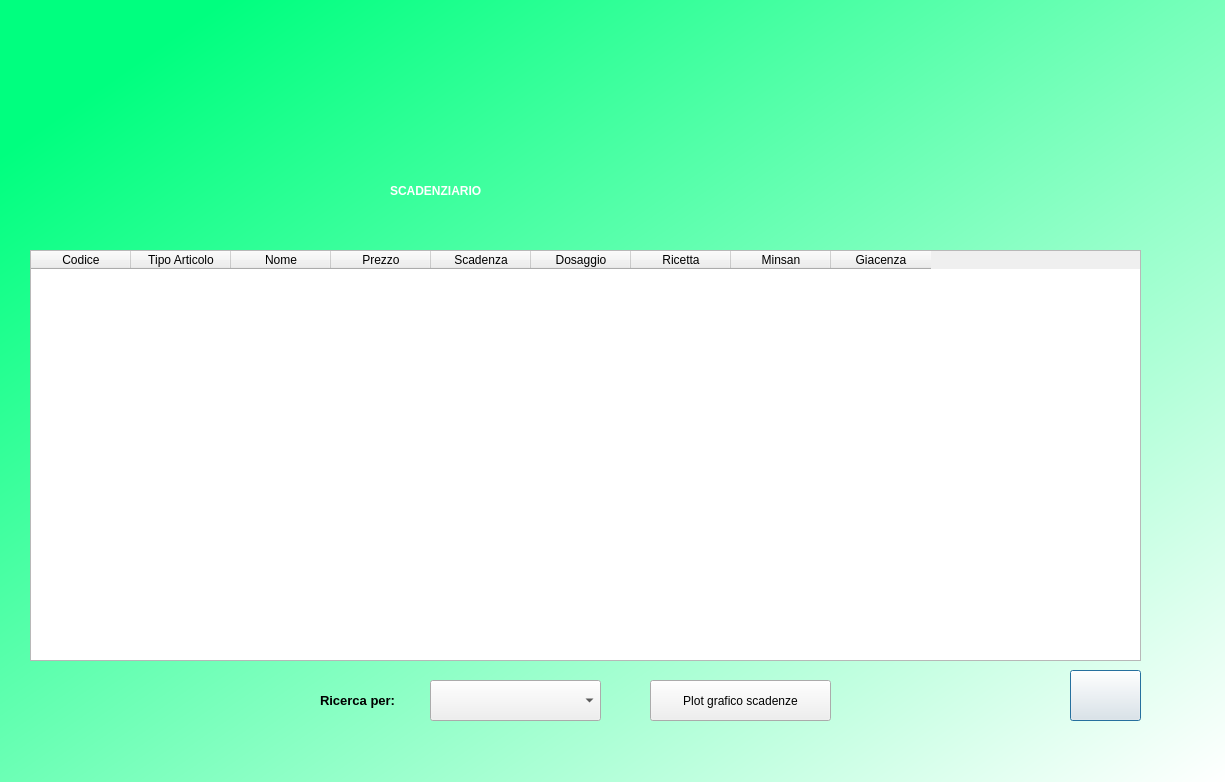
<?xml version="1.0" encoding="UTF-8"?>
<ui version="4.0">
 <class>DialogScadenziario</class>
 <widget class="QDialog" name="DialogScadenziario">
  <property name="geometry">
   <rect>
    <x>0</x>
    <y>0</y>
    <width>1225</width>
    <height>782</height>
   </rect>
  </property>
  <property name="windowTitle">
   <string>Dialog</string>
  </property>
  <property name="styleSheet">
   <string notr="true">QWidget#DialogScadenziario{
background-color:qlineargradient(spread:pad, x1:0.058, y1:0.136364, x2:1, y2:1, stop:0 rgba(0, 255, 127, 255), stop:1 rgba(255, 255, 255, 255));}</string>
  </property>
  <widget class="QLabel" name="label">
   <property name="geometry">
    <rect>
     <x>390</x>
     <y>160</y>
     <width>491</width>
     <height>61</height>
    </rect>
   </property>
   <property name="styleSheet">
    <string notr="true">font: 36pt &quot;MS Shell Dlg 2&quot;;color:rgb(255, 255, 255);
font-weight:bold;
</string>
   </property>
   <property name="text">
    <string>SCADENZIARIO</string>
   </property>
  </widget>
  <widget class="QTableWidget" name="ScadenziarioTable">
   <property name="geometry">
    <rect>
     <x>30</x>
     <y>250</y>
     <width>1111</width>
     <height>411</height>
    </rect>
   </property>
   <column>
    <property name="text">
     <string>Codice</string>
    </property>
   </column>
   <column>
    <property name="text">
     <string>Tipo Articolo</string>
    </property>
   </column>
   <column>
    <property name="text">
     <string>Nome</string>
    </property>
   </column>
   <column>
    <property name="text">
     <string>Prezzo</string>
    </property>
   </column>
   <column>
    <property name="text">
     <string>Scadenza</string>
    </property>
   </column>
   <column>
    <property name="text">
     <string>Dosaggio</string>
    </property>
   </column>
   <column>
    <property name="text">
     <string>Ricetta</string>
    </property>
   </column>
   <column>
    <property name="text">
     <string>Minsan</string>
    </property>
   </column>
   <column>
    <property name="text">
     <string>Giacenza</string>
    </property>
   </column>
  </widget>
  <widget class="QComboBox" name="filtrascadenzCombo">
   <property name="geometry">
    <rect>
     <x>430</x>
     <y>680</y>
     <width>171</width>
     <height>41</height>
    </rect>
   </property>
  </widget>
  <widget class="QLabel" name="showdate_2">
   <property name="geometry">
    <rect>
     <x>320</x>
     <y>670</y>
     <width>121</width>
     <height>61</height>
    </rect>
   </property>
   <property name="font">
    <font>
     <family>MS Shell Dlg 2</family>
     <pointsize>10</pointsize>
     <weight>75</weight>
     <italic>false</italic>
     <bold>true</bold>
    </font>
   </property>
   <property name="styleSheet">
    <string notr="true">font: 75 10pt &quot;MS Shell Dlg 2&quot;;
font-weight:bold;</string>
   </property>
   <property name="text">
    <string>Ricerca per:</string>
   </property>
  </widget>
  <widget class="QPushButton" name="homeBtn">
   <property name="geometry">
    <rect>
     <x>1070</x>
     <y>670</y>
     <width>71</width>
     <height>51</height>
    </rect>
   </property>
   <property name="cursor">
    <cursorShape>PointingHandCursor</cursorShape>
   </property>
   <property name="text">
    <string/>
   </property>
   <property name="icon">
    <iconset>
     <normaloff>img/home.png</normaloff>img/home.png</iconset>
   </property>
   <property name="iconSize">
    <size>
     <width>30</width>
     <height>30</height>
    </size>
   </property>
  </widget>
  <widget class="QLabel" name="label_2">
   <property name="geometry">
    <rect>
     <x>-10</x>
     <y>0</y>
     <width>1271</width>
     <height>231</height>
    </rect>
   </property>
   <property name="text">
    <string/>
   </property>
   <property name="pixmap">
    <pixmap>img/farmaciaa.jpg</pixmap>
   </property>
   <property name="scaledContents">
    <bool>true</bool>
   </property>
  </widget>
  <widget class="QPushButton" name="plotScadenzeBtn">
   <property name="geometry">
    <rect>
     <x>650</x>
     <y>680</y>
     <width>181</width>
     <height>41</height>
    </rect>
   </property>
   <property name="cursor">
    <cursorShape>PointingHandCursor</cursorShape>
   </property>
   <property name="text">
    <string>Plot grafico scadenze</string>
   </property>
   <property name="icon">
    <iconset>
     <normaloff>img/pie.png</normaloff>img/pie.png</iconset>
   </property>
   <property name="iconSize">
    <size>
     <width>40</width>
     <height>40</height>
    </size>
   </property>
  </widget>
  <zorder>ScadenziarioTable</zorder>
  <zorder>filtrascadenzCombo</zorder>
  <zorder>showdate_2</zorder>
  <zorder>homeBtn</zorder>
  <zorder>label_2</zorder>
  <zorder>label</zorder>
  <zorder>plotScadenzeBtn</zorder>
 </widget>
 <resources/>
 <connections/>
</ui>
